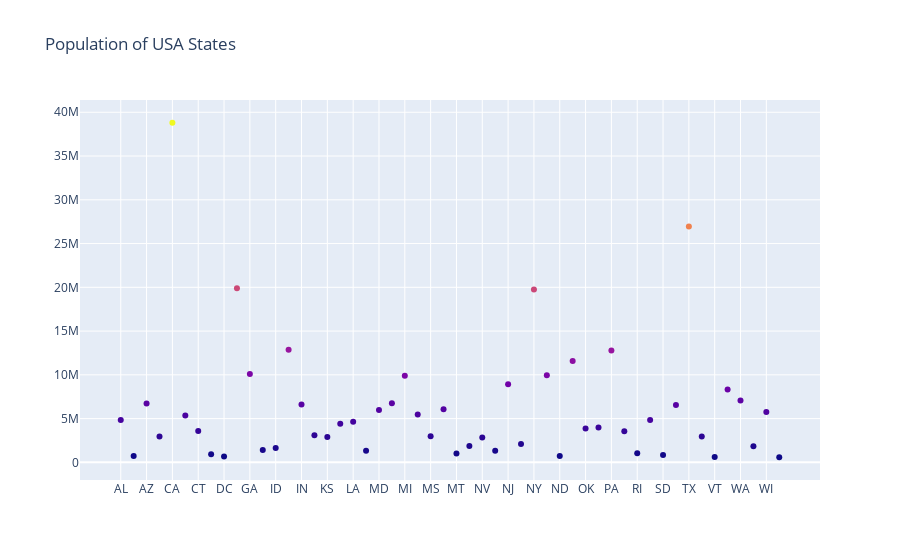

Here is the notebook cell this chart was saved with:
### Code cell
import plotly.graph_objects as go
import pandas as pd

data= pd.read_csv("https://raw.githubusercontent.com/plotly/datasets/master/2014_usa_states.csv")

fig = go.Figure(data=go.Scatter(x=data['Postal'],
                                y=data['Population'],
                                mode='markers',
                                marker_color=data['Population'],
                                text=data['State'])) # hover text goes here

fig.update_layout(title=dict(text='Population of USA States'))
fig.show()

### Figure 1 — Plotly figure (JSON) as saved in the notebook; plotly's stock layout.template omitted (floating-point values rounded to 4 significant figures)
{"data": [{"marker": {"color": [4849377, 736732, 6731484, 2966369, 38802500, 5355866, 3596677, 935614, 658893, 19893297, 10097343, 1419561, 1634464, 12880580, 6596855, 3107126, 2904021, 4413457, 4649676, 1330089, 5976407, 6745408, 9909877, 5457173, 2994079, 6063589, 1023579, 1881503, 2839098, 1326813, 8938175, 2085572, 19746227, 9943964, 739482, 11594163, 3878051, 3970239, 12787209, 3548397, 1055173, 4832482, 853175, 6549352, 26956958, 2942902, 626562, 8326289, 7061530, 1850326, 5757564, 584153]}, "mode": "markers", "text": ["Alabama", "Alaska", "Arizona", "Arkansas", "California", "Colorado", "Connecticut", "Delaware", "District of Columbia", "Florida", "Georgia", "Hawaii", "Idaho", "Illinois", "Indiana", "Iowa", "Kansas", "Kentucky", "Louisiana", "Maine", "Maryland", "Massachusetts", "Michigan", "Minnesota", "Mississippi", "Missouri", "Montana", "Nebraska", "Nevada", "New Hampshire", "New Jersey", "New Mexico", "New York", "North Carolina", "North Dakota", "Ohio", "Oklahoma", "Oregon", "Pennsylvania", "Puerto Rico", "Rhode Island", "South Carolina", "South Dakota", "Tennessee", "Texas", "Utah", "Vermont", "Virginia", "Washington", "West Virginia", "Wisconsin", "Wyoming"], "type": "scatter", "x": ["AL", "AK", "AZ", "AR", "CA", "CO", "CT", "DE", "DC", "FL", "GA", "HI", "ID", "IL", "IN", "IA", "KS", "KY", "LA", "ME", "MD", "MA", "MI", "MN", "MS", "MO", "MT", "NE", "NV", "NH", "NJ", "NM", "NY", "NC", "ND", "OH", "OK", "OR", "PA", "PR", "RI", "SC", "SD", "TN", "TX", "UT", "VT", "VA", "WA", "WV", "WI", "WY"], "y": [4849377, 736732, 6731484, 2966369, 38802500, 5355866, 3596677, 935614, 658893, 19893297, 10097343, 1419561, 1634464, 12880580, 6596855, 3107126, 2904021, 4413457, 4649676, 1330089, 5976407, 6745408, 9909877, 5457173, 2994079, 6063589, 1023579, 1881503, 2839098, 1326813, 8938175, 2085572, 19746227, 9943964, 739482, 11594163, 3878051, 3970239, 12787209, 3548397, 1055173, 4832482, 853175, 6549352, 26956958, 2942902, 626562, 8326289, 7061530, 1850326, 5757564, 584153]}], "layout": {"autosize": true, "title": {"text": "Population of USA States"}, "xaxis": {"autorange": true, "range": [-3.04, 54.04], "type": "category"}, "yaxis": {"autorange": true, "range": [-2570000.0, 41960000.0], "type": "linear"}}}
